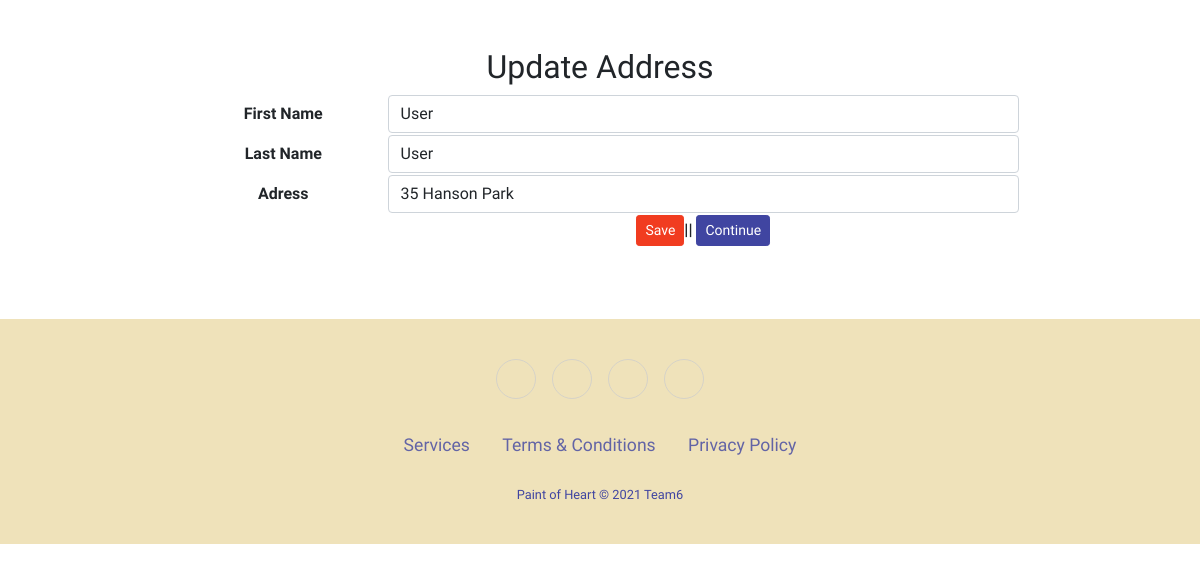
/actions/address_edit.php?userId=1, run on the app's committed database.
### tables this page shows
CREATE TABLE `user` (
  `id` int(11) NOT NULL,
  `f_name` varchar(50) NOT NULL,
  `l_name` varchar(50) NOT NULL,
  `address` varchar(100) NOT NULL,
  `email` varchar(50) NOT NULL,
  `password` varchar(255) NOT NULL,
  `user_state` int(1) NOT NULL DEFAULT 1,
  `user_level` int(1) NOT NULL DEFAULT 0
);

### classes/database.class.php (called while the page is built, shortened)
<?php
Class Database{
    public $host   = "localhost";
    public $user   = "root";
    public $pass   = "";
    public $dbname = "team6_paintofheart";
    public $link;
    private function connectDB(){
    $this->link = new mysqli($this->host, $this->user, $this->pass,
    $this->dbname);
    mysqli_set_charset($this->link, "utf8");
    }
   public function select($query){
     $result = $this->link->query($query) or
      die($this->link->error.__LINE__);
     if($result->num_rows > 0){
       return $result;
     } else {
       return false;
     }
    }
   }
?>

### classes/user.class.php (called while the page is built, shortened)
<?php
  class User{
    private $db;
	 	public function __construct(){
	      $this->db = new Database();
	    }
	 public function getUserById($id){
	 	$query = "SELECT * FROM `user` WHERE `id` = '$id' ";
	 	$selected_row = $this->db->select($query);
	 	return $selected_row;
	 }
 }
?>

### actions/address_edit.php (the view, shortened to what this page needs)
<?php
include '../classes/autoload.php' ;
    $userObj = new User();
if ($_GET['userId']) {
    $id = $_GET['userId'];
    $getData = $userObj->getUserById($id);
    if ($getData) {
        $user = $getData->fetch_assoc();
    } else {
        header("location: user_list.php");
    }
} else {
    header("location: ../home.php");
}
 ?>
<!DOCTYPE html>
<html lang="en">
<head>
    <?php include_once '../components/boot.php';?>
	<link rel="stylesheet" href="../components/style.css">
    <div class="grid_10">
    <div class="box round first grid">
        <h2>Update Address</h2>
        <form name="user_edit" method="post" action="">
        <table class="form">
            <tr>
                <td>
                    <label>First Name</label>
                </td>
                <td>
                <input type="text" name="f_name" class="form-control" placeholder="first name" required="" value="<?php echo $user['f_name'] ?>">
                </td>
            </tr>
            <tr>
                <td>
                    <label>Last Name</label>
                </td>
                <td>
                <input type="text" name="l_name" class="form-control" placeholder="last name" required="" value="<?php echo $user['l_name'] ?>">
                </td>
            </tr>
            <tr>
                <td>
                    <label>Adress</label>
                </td>
                <td>
                <input type="text" name="address" class="form-control" placeholder="address" required="" value="<?php echo $user['address'] ?>">
                </td>
            </tr>
                <td></td>
                    <td>
                    <input type="submit" name="submit" class="btn btn-sm save-btn" value="Save">||
                    <input type="submit" name="continue" class="btn btn-sm home-btn" value="Continue">
                    </td>
        </table>
        </form>
    </div>
</div>
<?php include '../components/footer.php';?>

### components/style.css (style rules this page uses)
* { font-family: "Martel", serif; }
.home-btn { background-color: #4045a1 !important; border-color: #4045a1; color: white; }
.save-btn { background-color: #f13c20 !important; border-color: #f13c20; color: white; }
html, body { height: 100%; margin: 0; padding: 0; }
.grid_10 { margin-top: 4%; margin-bottom: 4%; padding-bottom: 2%; text-align: center; }
thead, tr, th { font-weight: bold; }
.form { width: 70%; margin-left: 15%; margin-right: 15%; text-align: center; }

### data on the page
user: f_name "User", l_name "User", address "35 Hanson Park"
